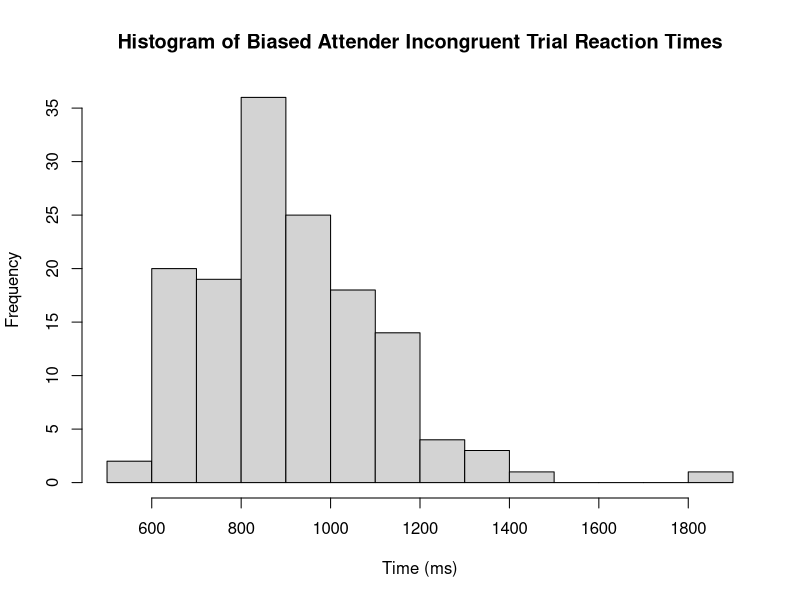
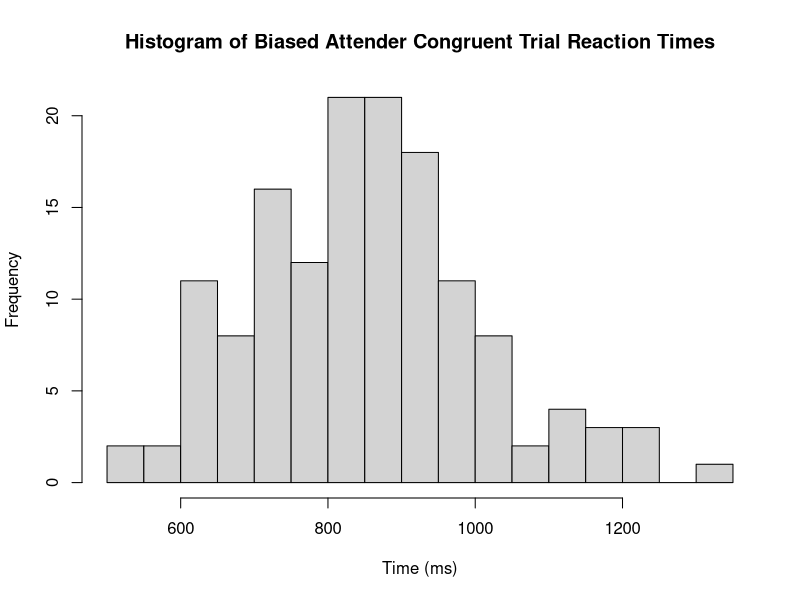
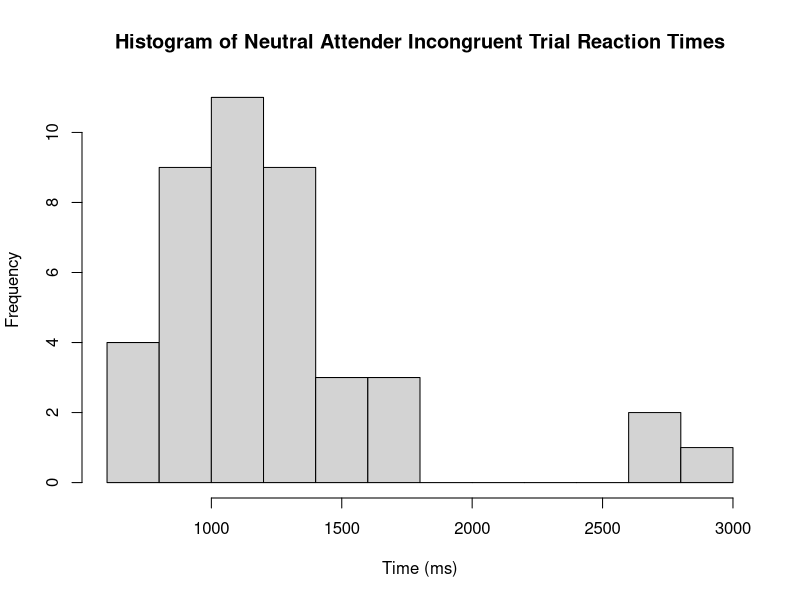
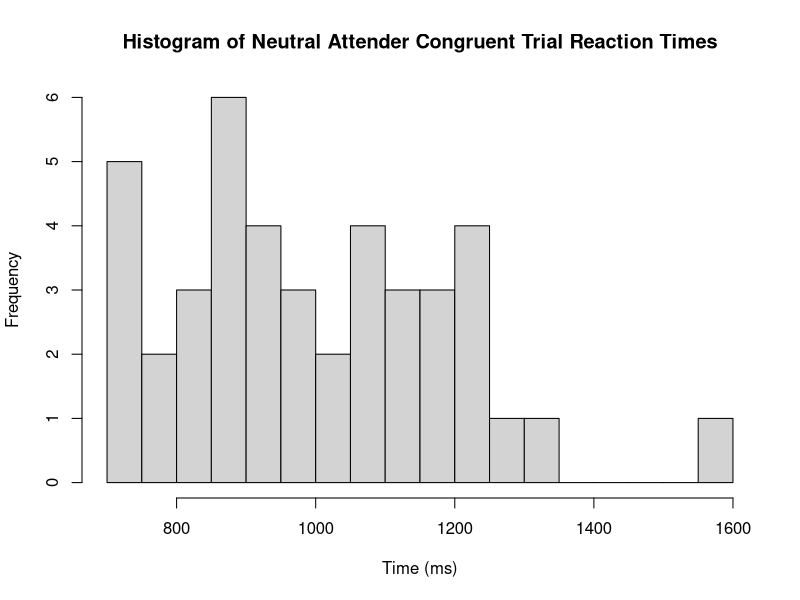
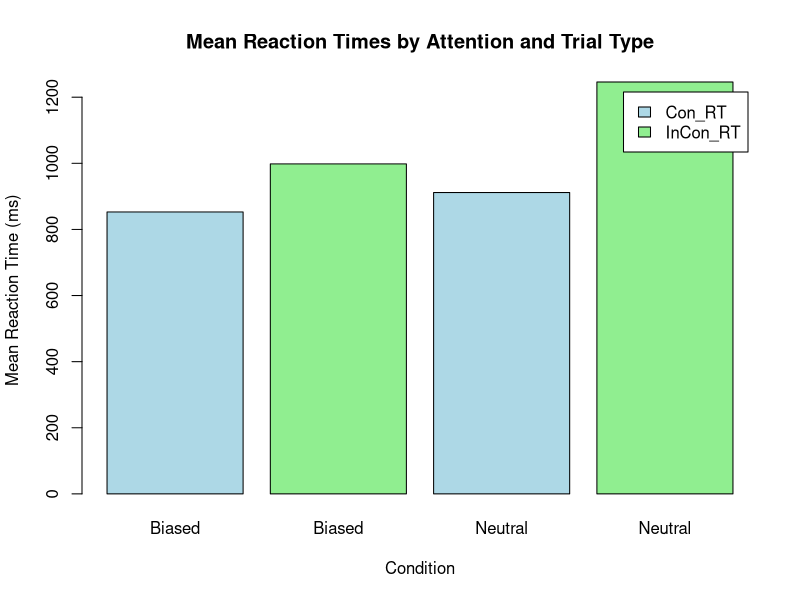
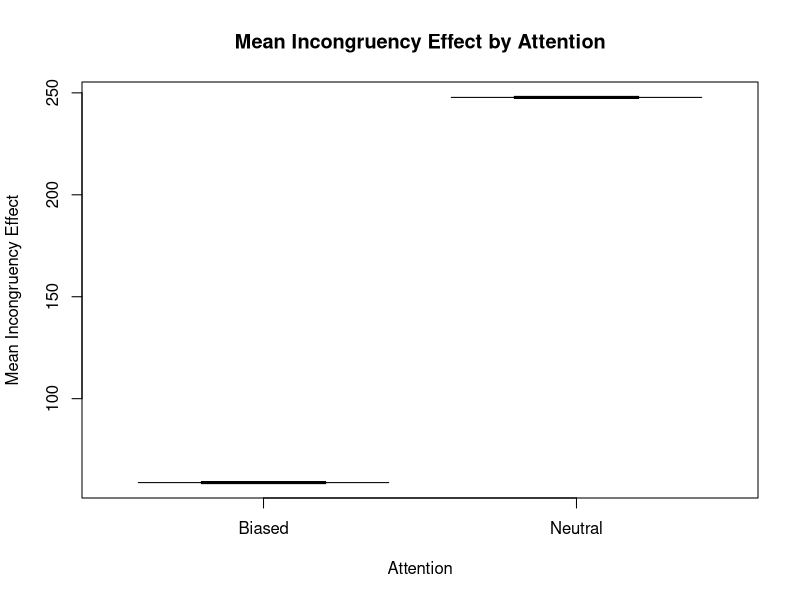
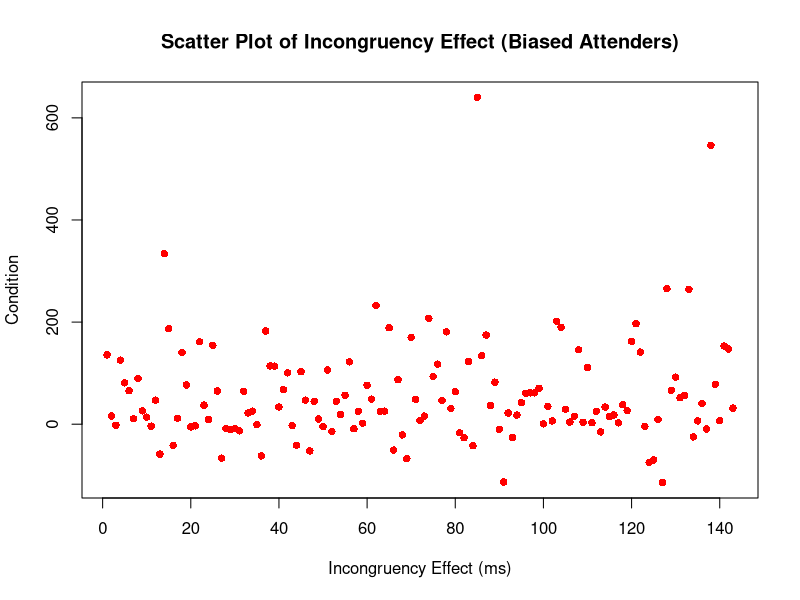
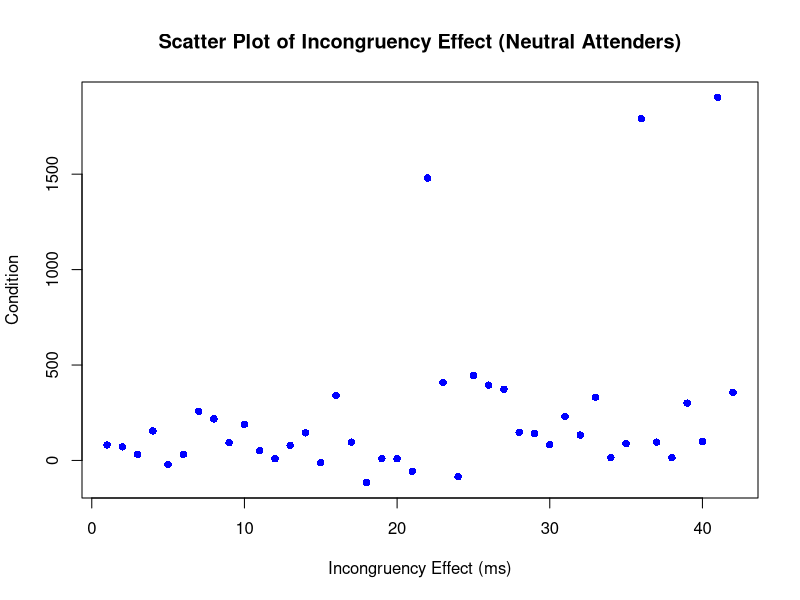

Write the R code that produced these figures, in order.
setwd("/Users/maia/Documents")
data<-read.csv("MaiaData_CardSort.csv")

data$Attention <- ifelse(data$BiasScore > 0.5 | data$BiasScore < -0.5, "Biased", "Neutral")
data$IPS <- ifelse(data$BiasScore > 0, "Verbal", "Visual")

#Reaction times
#Biased attender histograms and descriptive statistics
biased_data<- data[data$Attention == "Biased", ]

#InConRT
biased_incon_rt_mean<- mean(biased_data$InCon_RT)
biased_incon_rt_std<- sd(biased_data$InCon_RT)
biased_incon_rt_min<- min(biased_data$InCon_RT)
biased_incon_rt_max<- max(biased_data$InCon_RT)
hist(biased_data$InCon_RT, breaks=15, main="Histogram of Biased Attender Incongruent Trial Reaction Times", xlab="Time (ms)")

#ConRT
biased_con_rt_mean<- mean(biased_data$Con_RT)
biased_con_rt_std<- sd(biased_data$Con_RT)
biased_con_rt_min<- min(biased_data$Con_RT)
biased_con_rt_max<- max(biased_data$Con_RT)
hist(biased_data$Con_RT, breaks=15, main="Histogram of Biased Attender Congruent Trial Reaction Times", xlab="Time (ms)")

#Neutral attender histograms and descriptive statistics
neutral_data<- data[data$Attention == "Neutral", ]

#InConRT
neutral_incon_rt_mean<- mean(neutral_data$InCon_RT)
neutral_incon_rt_std<- sd(neutral_data$InCon_RT)
neutral_incon_rt_min<- min(neutral_data$InCon_RT)
neutral_incon_rt_max<- max(neutral_data$InCon_RT)
hist(neutral_data$InCon_RT, breaks=15, main="Histogram of Neutral Attender Incongruent Trial Reaction Times", xlab="Time (ms)")

#ConRT
neutral_con_rt_mean<- mean(neutral_data$Con_RT)
neutral_con_rt_std<- sd(neutral_data$Con_RT)
neutral_con_rt_min<- min(neutral_data$Con_RT)
neutral_con_rt_max<- max(neutral_data$Con_RT)
hist(neutral_data$Con_RT, breaks=15, main="Histogram of Neutral Attender Congruent Trial Reaction Times", xlab="Time (ms)")

#Dataframe for descriptive statistics
biased_descriptive <- data.frame(
  Attention = "Biased",  
  Variable = c("InCon_RT", "Con_RT"),
  Mean = c(biased_incon_rt_mean, biased_con_rt_mean),
  StdDev = c(biased_incon_rt_std, biased_con_rt_std),
  Min = c(biased_incon_rt_min, biased_con_rt_min),
  Max = c(biased_incon_rt_max, biased_con_rt_max),
  stringsAsFactors = FALSE
)

neutral_descriptive <- data.frame(
  Attention = "Neutral",  
  Variable = c("InCon_RT", "Con_RT"),
  Mean = c(neutral_incon_rt_mean, neutral_con_rt_mean),
  StdDev = c(neutral_incon_rt_std, neutral_con_rt_std),
  Min = c(neutral_incon_rt_min, neutral_con_rt_min),
  Max = c(neutral_incon_rt_max, neutral_con_rt_max),
  stringsAsFactors = FALSE
)

descriptive_statistics <- rbind(biased_descriptive, neutral_descriptive)
print(descriptive_statistics)

#Bar Plot of reaction times by trial type and attention
combined_data <- rbind(biased_data, neutral_data)

means <- aggregate(list(Con_RT = combined_data$Con_RT, InCon_RT = combined_data$InCon_RT), 
                   by = list(Attention = combined_data$Attention), FUN = mean)

means$Attention <- factor(means$Attention, levels = unique(means$Attention))

means_long <- stack(means[, -1])

barplot(height = means_long$values,
        beside = TRUE,
        main = "Mean Reaction Times by Attention and Trial Type",
        xlab = "Condition",
        ylab = "Mean Reaction Time (ms)",
        col = c("lightblue", "lightgreen"),
        legend.text = unique(means_long$ind),
        names.arg = rep(unique(means$Attention), each = nrow(means)))
        args.legend = list(x = "topright")

#Incongruency Effect
data$IncongruencyEffect<-data$InCon_RT-data$Con_RT
Incongruency_Effect_Data<- data$IncongruencyEffect

biased_data$Incongruency_Effect_Data<-biased_data$InCon_RT-biased_data$Con_RT
neutral_data$Incongruency_Effect_Data<-neutral_data$InCon_RT-neutral_data$Con_RT


#Biased Attender Incongruency Effect Descriptive Statistics
biased_IE_mean<- mean(biased_data$Incongruency_Effect_Data)
biased_IE_std<- sd(biased_data$Incongruency_Effect_Data)
biased_IE_min<- min(biased_data$Incongruency_Effect_Data)
biased_IE_max<- max(biased_data$Incongruency_Effect_Data)

#Data frame for Biased Attender Incongruency Effect Descriptive Statistics
biased_descriptive_IE <- data.frame(
  Attention = "Biased",  
  Variable = "Incongruency Effect",
  Mean = biased_IE_mean,
  StdDev = biased_IE_std,
  Min = biased_IE_min,
  Max = biased_IE_max,
  stringsAsFactors = FALSE
)

#Neutral Attender Incongruency Effect Descriptive Statistics
neutral_IE_mean<- mean(neutral_data$Incongruency_Effect_Data)
neutral_IE_std<- sd(neutral_data$Incongruency_Effect_Data)
neutral_IE_min<- min(neutral_data$Incongruency_Effect_Data)
neutral_IE_max<- max(neutral_data$Incongruency_Effect_Data)

#Data frame for Neutral Attender Incongruency Effect Descriptive Statistics
neutral_descriptive_IE <- data.frame(
  Attention = "Neutral",  
  Variable = "Incongruency Effect",
  Mean = neutral_IE_mean,
  StdDev = neutral_IE_std,
  Min = neutral_IE_min,
  Max = neutral_IE_max,
  stringsAsFactors = FALSE
)

descriptive_statistics_IE <- rbind(biased_descriptive_IE, neutral_descriptive_IE)
print(descriptive_statistics_IE)

# ATTEMPT to create a boxplot
boxplot(Mean ~ Attention, 
        data = descriptive_statistics_IE,
        main = "Mean Incongruency Effect by Attention",
        xlab = "Attention",
        ylab = "Mean Incongruency Effect",
        col = c("lightblue", "lightgreen"),
        notch = TRUE,
        names = c("Biased", "Neutral"),
        outline = TRUE)


#Biased Incongruency Effect Scatterplot
plot(biased_data$Incongruency_Effect_Data,col = "red", 
     pch = 16, 
     main = "Scatter Plot of Incongruency Effect (Biased Attenders)",
     xlab = "Incongruency Effect (ms)",
     ylab = "Condition")

#Neutral Incongruency Effect Scatterplot
plot(neutral_data$Incongruency_Effect_Data,col = "blue", 
     pch = 16, 
     main = "Scatter Plot of Incongruency Effect (Neutral Attenders)",
     xlab = "Incongruency Effect (ms)",
     ylab = "Condition")


#Both Scatterplot
plot(neutral_data$Incongruency_Effect_Data, 
     col = "blue", 
     pch = 16, 
     main = "Scatter Plot of Incongruency Effect",
     xlab = "Incongruency Effect (ms)",
     ylab = "Condition")

points(biased_data$Incongruency_Effect_Data, 
       col = "red", 
       pch = 16)
